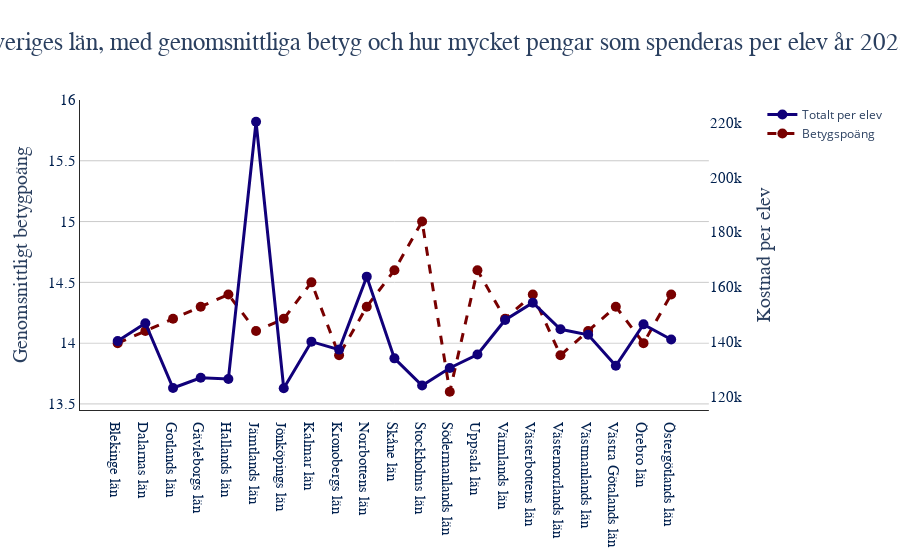

Notebook cell for this chart:
### Code cell
fig = make_subplots(
    specs=[[{"secondary_y": True}]]
)

#Primary
fig.add_trace(
    go.Scatter(
        x= df_melted_merge[df_melted_merge["Kategori"]== "Totalt per elev"]["Län"],
        y= df_melted_merge[df_melted_merge["Kategori"]== "Totalt per elev"]["Value"],
        name= "Totalt per elev",
        mode= "lines+markers",
        line= dict(
            dash= "solid"
        )
    ),
    secondary_y= True
)

#secondary
fig.add_trace(
    go.Scatter(
        x= df_melted_merge[df_melted_merge["Kategori"]== "Betygpoäng"]["Län"],
        y= df_melted_merge[df_melted_merge["Kategori"]== "Betygpoäng"]["Value"],
        name= "Betygspoäng",
        mode= "lines+markers",
        line= dict(
            dash= "dash",
        )
    ),
    secondary_y= False
)

fig.update_yaxes(
    secondary_y= True,
    title= "Kostnad per elev",
    
    title_font= dict(
            family="Calibri",
            size= 20
        ),
    tickfont=dict(
        family="Calibri",
        color=colors["BLUE2"],
        size=15,
    ),
)

fig.update_yaxes(
    secondary_y= False,
    title= "Genomsnittligt betygpoäng",
    title_font= dict(
            family="Calibri",
            size= 20
        ),
    
    range= [13.45, 16],
    tickfont= dict(
        family= "Calibri",
        size= 15,
        color= colors["BLUE2"]
    ),
    showgrid= True,
    gridcolor= colors["GRAY2"]
)

fig.update_xaxes(
    tickfont= dict(
        family= "Calibri",
        size= 15,
        color= colors["BLUE2"]
    )
)

fig.update_traces(
    line= dict(
        width= 3
    ),
    marker= dict(
        size= 10
    )
)

fig.update_layout(
    plot_bgcolor= "white",
    title= "Jämnsförelse i sveriges län, med genomsnittliga betyg och hur mycket pengar som spenderas per elev år 2022-2023",
    title_x= 0.45,
    title_font= dict(
        family= "Ariel",
        size= 25,
    ),
    
    xaxis= dict(
        showline= True,
        linecolor= colors["GRAY1"],
    ),
    yaxis= dict(
        showline= True,
        linecolor= colors["GRAY1"],
    )
)

for i, trace in enumerate(fig.data):
    index= i % len(trace_colors)
    trace.line.color= trace_colors[index]

pio.write_html(fig, "../Laboration2/Visualizations/plot_2.B.html")
fig.show()

### Figure 1 — Plotly figure (JSON) as saved in the notebook; plotly's stock layout.template omitted (floating-point values rounded to 4 significant figures)
{"data": [{"line": {"color": "#11007A", "dash": "solid", "width": 3}, "marker": {"size": 10}, "mode": "lines+markers", "name": "Totalt per elev", "type": "scatter", "x": ["Blekinge län", "Dalarnas län", "Gotlands län", "Gävleborgs län", "Hallands län", "Jämtlands län", "Jönköpings län", "Kalmar län", "Kronobergs län", "Norrbottens län", "Skåne län", "Stockholms län", "Södermanlands län", "Uppsala län", "Värmlands län", "Västerbottens län", "Västernorrlands län", "Västmanlands län", "Västra Götalands län", "Örebro län", "Östergötlands län"], "xaxis": "x", "y": [140300, 146800, 123200, 126900, 126500, 220300, 123100, 140100, 137200, 163800, 134000, 124100, 130500, 135400, 148000, 154300, 144600, 142600, 131300, 146400, 140900], "yaxis": "y2"}, {"line": {"color": "#780000", "dash": "dash", "width": 3}, "marker": {"size": 10}, "mode": "lines+markers", "name": "Betygspoäng", "type": "scatter", "x": ["Blekinge län", "Dalarnas län", "Gotlands län", "Gävleborgs län", "Hallands län", "Jämtlands län", "Jönköpings län", "Kalmar län", "Kronobergs län", "Norrbottens län", "Skåne län", "Stockholms län", "Södermanlands län", "Uppsala län", "Värmlands län", "Västerbottens län", "Västernorrlands län", "Västmanlands län", "Västra Götalands län", "Örebro län", "Östergötlands län"], "xaxis": "x", "y": [14, 14.1, 14.2, 14.3, 14.4, 14.1, 14.2, 14.5, 13.9, 14.3, 14.6, 15, 13.6, 14.6, 14.2, 14.4, 13.9, 14.1, 14.3, 14, 14.4], "yaxis": "y"}], "layout": {"plot_bgcolor": "white", "title": {"font": {"family": "Ariel", "size": 25}, "text": "Jämnsförelse i sveriges län, med genomsnittliga betyg och hur mycket pengar som spenderas per elev år 2022-2023", "x": 0.45}, "xaxis": {"anchor": "y", "domain": [0, 0.94], "linecolor": "#292929", "showline": true, "tickfont": {"color": "#00204E", "family": "Calibri", "size": 15}}, "yaxis": {"anchor": "x", "domain": [0, 1], "gridcolor": "#cacaca", "linecolor": "#292929", "range": [13.45, 16], "showgrid": true, "showline": true, "tickfont": {"color": "#00204E", "family": "Calibri", "size": 15}, "title": {"font": {"family": "Calibri", "size": 20}, "text": "Genomsnittligt betygpoäng"}}, "yaxis2": {"anchor": "x", "overlaying": "y", "side": "right", "tickfont": {"color": "#00204E", "family": "Calibri", "size": 15}, "title": {"font": {"family": "Calibri", "size": 20}, "text": "Kostnad per elev"}}}}
